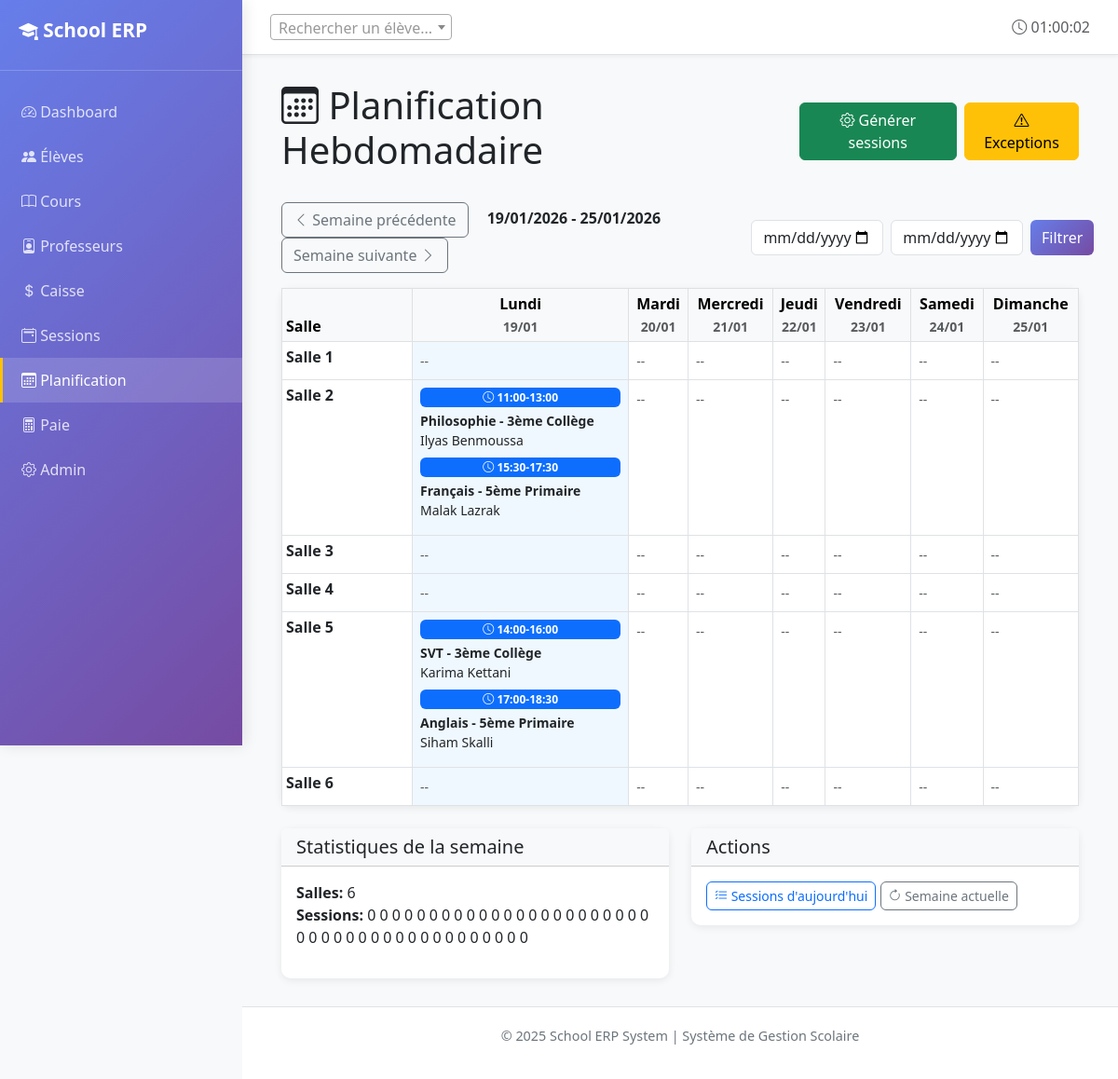
Page /schedule/ on the committed database.
### core/models.py (models this page shows, shortened)
class Room(models.Model):
    name = models.CharField(max_length=50, unique=True, verbose_name="Nom de la salle")
    capacity = models.PositiveIntegerField(
        validators=[MinValueValidator(1)],
        verbose_name="Capacité"
    )
    is_active = models.BooleanField(default=True, verbose_name="Active")
    class Meta:
        verbose_name = "Salle"
        verbose_name_plural = "Salles"
        ordering = ['name']

class Session(models.Model):
    STATUS_CHOICES = [
        ('PLANNED', 'Planned'),
        ('DONE', 'Done'),
        ('CANCELLED', 'Cancelled'),
    ]
    group = models.ForeignKey(CourseGroup, on_delete=models.CASCADE, related_name='sessions')
    date = models.DateField()
    start_time = models.TimeField()
    end_time = models.TimeField()
    room = models.ForeignKey(
        Room,
        null=True,
        blank=True,
        on_delete=models.PROTECT,
        verbose_name='Salle (override)'
    )
    status = models.CharField(max_length=10, choices=STATUS_CHOICES, default='PLANNED')
    notes = models.TextField(blank=True)
    created_at = models.DateTimeField(auto_now_add=True)
    class Meta:
        verbose_name = 'Session'
        verbose_name_plural = 'Sessions'
        ordering = ['-date', 'start_time']
        indexes = [
            models.Index(fields=['date']),
        ]

class CourseGroup(models.Model):
    DAYS_CHOICES = [
        ('MON', 'Lundi'),
        ('TUE', 'Mardi'),
        ('WED', 'Mercredi'),
        ('THU', 'Jeudi'),
        ('FRI', 'Vendredi'),
        ('SAT', 'Samedi'),
        ('SUN', 'Dimanche'),
    ]
    name = models.CharField(max_length=100, verbose_name="Nom du groupe")
    subject = models.CharField(max_length=100, verbose_name="Matière")
    level = models.CharField(max_length=50, verbose_name="Niveau")
    monthly_price = models.DecimalField(
        max_digits=8,
        decimal_places=2,
        validators=[MinValueValidator(Decimal('0.01'))],
        verbose_name="Prix mensuel (DH)"
    )
    teacher = models.ForeignKey(
        Teacher,
        on_delete=models.PROTECT,
        related_name='course_groups',
        verbose_name="Professeur"
    )
    room = models.ForeignKey(
        Room,
        on_delete=models.PROTECT,
        related_name='course_groups',
        verbose_name="Salle"
    )
    schedule_day = models.CharField(
        max_length=3,
        choices=DAYS_CHOICES,
        verbose_name="Jour"
    )
    start_time = models.TimeField(verbose_name="Heure de début")
    end_time = models.TimeField(verbose_name="Heure de fin")
    is_active = models.BooleanField(default=True, verbose_name="Actif")
    created_at = models.DateTimeField(auto_now_add=True)
    class Meta:
        verbose_name = "Groupe de cours"
        verbose_name_plural = "Groupes de cours"
        ordering = ['schedule_day', 'start_time', 'name']
        unique_together = [['room', 'schedule_day', 'start_time']]

class Teacher(models.Model):
    name = models.CharField(max_length=100, verbose_name="Nom complet")
    phone = models.CharField(max_length=20, verbose_name="Téléphone")
    email = models.EmailField(blank=True, verbose_name="Email")
    hourly_rate = models.DecimalField(
        max_digits=8,
        decimal_places=2,
        validators=[MinValueValidator(Decimal('0.01'))],
        verbose_name="Tarif horaire (DH)"
    )
    is_active = models.BooleanField(default=True, verbose_name="Actif")
    created_at = models.DateTimeField(auto_now_add=True)
    class Meta:
        verbose_name = "Professeur"
        verbose_name_plural = "Professeurs"
        ordering = ['name']

### core/views.py (the view, shortened to what this page needs)
# urls.py: path('schedule/', views.sessions_schedule, name='sessions_schedule'),
def sessions_schedule(request):
	from datetime import timedelta
	today = timezone.now().date()
	week_start = today - timedelta(days=today.weekday())
	week_end = week_start + timedelta(days=6)
	week_param = request.GET.get('week')
	from .models import Room
	rooms = Room.objects.all().order_by('name')
	dates = [week_start + timedelta(days=i) for i in range(7)]
	base_sessions = Session.objects.filter(date__range=[week_start, week_end], status__in=['PLANNED', 'DONE']).select_related('group', 'group__teacher', 'group__room')
	session_filter = SessionFilter(request.GET, queryset=base_sessions)
	filtered_sessions = session_filter.qs
	schedule = {}
	for date in dates:
		schedule[date] = {}
		for room in rooms:
			sessions_qs = filtered_sessions.filter(group__room=room, date=date).order_by('start_time')
			schedule[date][room.id] = {
				'room': room,
				'sessions': list(sessions_qs)
			}
	room_rows = []
	for room in rooms:
		cells = []
		for date in dates:
			sessions_for_cell = schedule.get(date, {}).get(room.id, {}).get('sessions', [])
			cells.append({'date': date, 'sessions': sessions_for_cell})
		room_rows.append({'room': room, 'cells': cells})
	weekdays = ['Lundi', 'Mardi', 'Mercredi', 'Jeudi', 'Vendredi', 'Samedi', 'Dimanche']
	date_labels = []
	for idx, date in enumerate(dates):
		label = weekdays[idx] if idx < len(weekdays) else date.strftime('%A')
		date_labels.append({'weekday': label, 'date': date})
	context = {
		'week_start': week_start,
		'week_end': week_end,
		'prev_week': week_start - timedelta(days=7),
		'next_week': week_start + timedelta(days=7),
		'weekdays': weekdays,
		'dates': dates,
		'date_labels': date_labels,
		'rooms': rooms,
		'schedule': schedule,
		'room_rows': room_rows,
		'filter': session_filter,
		'today': today,
	}
	return render(request, 'core/sessions_schedule.html', context)

### core/templatetags/nav_active.py (called while the page is built)
@register.simple_tag(takes_context=True)
def active_if(context, *names):
    request = context.get("request")
    if not request or not request.resolver_match:
        return ""
    return "active" if request.resolver_match.url_name in names else ""

### templates/core/sessions_schedule.html (shortened to what this page needs)
{% extends 'core/base.html' %}
{% block content %}
<div class="container-fluid">
    <div class="d-flex justify-content-between align-items-center mb-4">
        <h1><i class="bi bi-calendar3"></i> Planification Hebdomadaire</h1>
        <div class="d-flex gap-2">
            <a href="{% url 'core:session_generate_bulk' %}" class="btn btn-success">
                <i class="bi bi-gear"></i> Générer sessions
            </a>
            <a href="{% url 'core:session_exceptions_list' %}" class="btn btn-warning">
                <i class="bi bi-exclamation-triangle"></i> Exceptions
            </a>
        </div>
    </div>
    <div class="d-flex justify-content-between align-items-center mb-3">
        <div>
            <a href="?week={{ prev_week|date:'Y-m-d' }}" class="btn btn-outline-secondary">
                <i class="bi bi-chevron-left"></i> Semaine précédente
            </a>
            <span class="mx-3">
                <strong>{{ week_start|date:"d/m/Y" }} - {{ week_end|date:"d/m/Y" }}</strong>
            </span>
            <a href="?week={{ next_week|date:'Y-m-d' }}" class="btn btn-outline-secondary">
                Semaine suivante <i class="bi bi-chevron-right"></i>
            </a>
        </div>
        <div style="max-width:420px;">
            <form method="get" class="row g-2">
                <div class="col-5">{{ filter.form.date_after }}</div>
                <div class="col-5">{{ filter.form.date_before }}</div>
                <div class="col-2 d-grid"><button class="btn btn-primary">Filtrer</button></div>
            </form>
        </div>
    </div>
    <div class="card">
        <div class="table-responsive">
            <table class="table table-sm table-bordered mb-0">
                <thead class="table-light">
                    <tr>
                        <th style="width: 140px;">Salle</th>
                        {% for label in date_labels %}
                            <th class="text-center">
                                <div>{{ label.weekday }}</div>
                                <small class="text-muted">{{ label.date|date:"d/m" }}</small>
                            </th>
                        {% endfor %}
                    </tr>
                </thead>
                <tbody style="height: 400px; overflow-y: auto;">
                    {% for row in room_rows %}
                        <tr>
                            <td class="fw-bold">{{ row.room.name }}</td>
                            {% for cell in row.cells %}
                                <td class="p-2" style="vertical-align: top; {% if cell.date == today %}background-color: #f0f8ff;{% endif %}">
                                    {% if cell.sessions %}
                                        {% for sess in cell.sessions %}
                                            <div class="badge bg-primary mb-1 d-block">
                                                <i class="bi bi-clock"></i>
                                                {{ sess.start_time|time:"H:i" }}-{{ sess.end_time|time:"H:i" }}
                                            </div>
                                            <small class="text-dark d-block mb-2">
                                                <strong>{{ sess.group.name }}</strong><br>
                                                {{ sess.group.teacher.name }}
                                            </small>
                                        {% endfor %}
                                    {% else %}
                                        <small class="text-muted">--</small>
                                    {% endif %}
                                </td>
                            {% endfor %}
                        </tr>
                    {% endfor %}
                </tbody>
            </table>
        </div>
    </div>
    <div class="mt-4 row">
        <div class="col-md-6">
            <div class="card">
                <div class="card-header bg-light">
                    <h5 class="mb-0">Statistiques de la semaine</h5>
                </div>
                <div class="card-body">
                    <p>
                        <strong>Salles:</strong> {{ rooms|length }}<br>
                        <strong>Sessions:</strong>
                        {% with total_sessions=0 %}
                            {% for date_sched in schedule.values %}
                                {% for room_sched in date_sched.values %}
                                    {{ total_sessions|add:room_sched.sessions|length }}
                                {% endfor %}
                            {% endfor %}
                        {% endwith %}
                    </p>
                </div>
            </div>
        </div>
        <div class="col-md-6">
            <div class="card">
                <div class="card-header bg-light">
                    <h5 class="mb-0">Actions</h5>
                </div>
                <div class="card-body">
                    <a href="{% url 'core:sessions_today' %}" class="btn btn-sm btn-outline-primary">
                        <i class="bi bi-list-check"></i> Sessions d'aujourd'hui
                    </a>
                    <a href="?week={{ today|date:'Y-m-d' }}" class="btn btn-sm btn-outline-secondary">
                        <i class="bi bi-arrow-clockwise"></i> Semaine actuelle
                    </a>
                </div>
            </div>
        </div>
    </div>
</div>
{% endblock %}

### templates/core/base.html (style rules this page uses)
:root { --primary-color: #0d6efd; --secondary-color: #6c757d; --success-color: #198754; --danger-color: #dc3545; --warning-color: #ffc107; }
body { display: flex; min-height: 100vh; background-color: #f8f9fa; }
.card { border: none; border-radius: 10px; box-shadow: 0 2px 8px rgba(0,0,0,0.08); transition: transform 0.2s, box-shadow 0.2s; }
.btn { border-radius: 6px; font-weight: 500; transition: all 0.3s; }
.btn-primary { background: linear-gradient(135deg, #667eea 0%, #764ba2 100%); border: none; }

### rows in the picture
Room: room.name "Salle 1", sessions "0"
Room: room.name "Salle 2", sessions "0"
Session: start_time "11:00", end_time "13:00", group.name "Philosophie - 3ème Collège", group.teacher.name "Ilyas Benmoussa"
Session: start_time "15:30", end_time "17:30", group.name "Français - 5ème Primaire", group.teacher.name "Malak Lazrak"
Room: room.name "Salle 3", sessions "0"
Room: room.name "Salle 4", sessions "0"
Room: room.name "Salle 5", sessions "0"
Session: start_time "14:00", end_time "16:00", group.name "SVT - 3ème Collège", group.teacher.name "Karima Kettani"
Session: start_time "17:00", end_time "18:30", group.name "Anglais - 5ème Primaire", group.teacher.name "Siham Skalli"
Room: room.name "Salle 6", sessions "0"

### other values in the picture
{{ week_start|date:"d/m/Y" }} "19/01/2026"
{{ week_end|date:"d/m/Y" }} "25/01/2026"
{{ label.weekday }} "Lundi" "Mardi" "Mercredi" "Jeudi" "Vendredi" "Samedi" "Dimanche"
{{ label.date|date:"d/m" }} "19/01" "20/01" "21/01" "22/01" "23/01" "24/01" "25/01"
{{ rooms|length }} "6"
